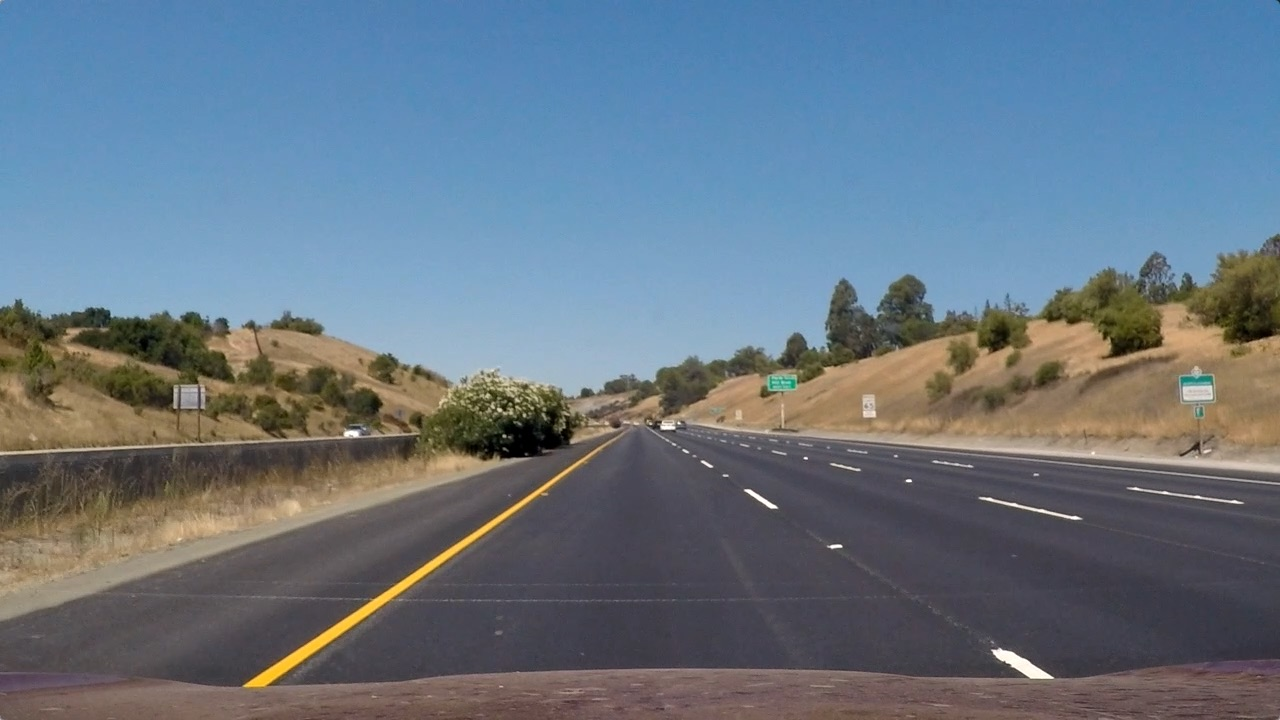
#> input picture Term1/CarND-Advanced-Lane-Lines/test_images/straight_lines1.jpg, 1280 x 720 px, found by its file name
$ jupyter execute --allow-errors P4_pipeline.ipynb   (shell and % lines are left out)   (older library calls are emulated)
#> lines starting #> are read from the running program, lines starting #| are printed output that depends on the picture; after the words box and inside, x2 and y2 are one past the last pixel; in counts of white or black regions, pixels touching at a corner belong together
## Project: **Advanced Lane Lines **
# P4

## Import Packages

[cell 1]
#importing some useful packages
import matplotlib.pyplot as plt
import matplotlib.image as mpimg
import numpy as np
import cv2
import glob

## Read in an Image

[cell 2]
#reading in an image
image = mpimg.imread('test_images/straight_lines1.jpg')
#> image is the input picture: shape (720, 1280, 3); mean R, G, B 103.2, 117.7, 131.2

#printing out some stats and plotting
print('This image is:', type(image), 'with dimensions:', image.shape)
#| This image is: <class 'numpy.ndarray'> with dimensions: (720, 1280, 3)
plt.imshow(image)  # if you wanted to show a single color channel image called 'gray', for example, call as plt.imshow(gray, cmap='gray')

[cell 3]
img_size = image.shape
print(image.shape)
#| (720, 1280, 3)
max_x = image.shape[1]
max_y = image.shape[0]

## Camera Calibration

Calibrate the camera with the given images

[cell 4]
# prepare object points
nx = 9 #number of inside corners in x
ny = 6 #number of inside corners in y

objpoints = []
imgpoints = []
objp = np.zeros((nx*ny,3), np.float32)
objp[:,:2] = np.mgrid[0:nx,0:ny].T.reshape(-1,2)

# Make a list of calibration images
images = glob.glob('camera_cal/calibration*.jpg')

for fname in images:
    img = cv2.imread(fname)
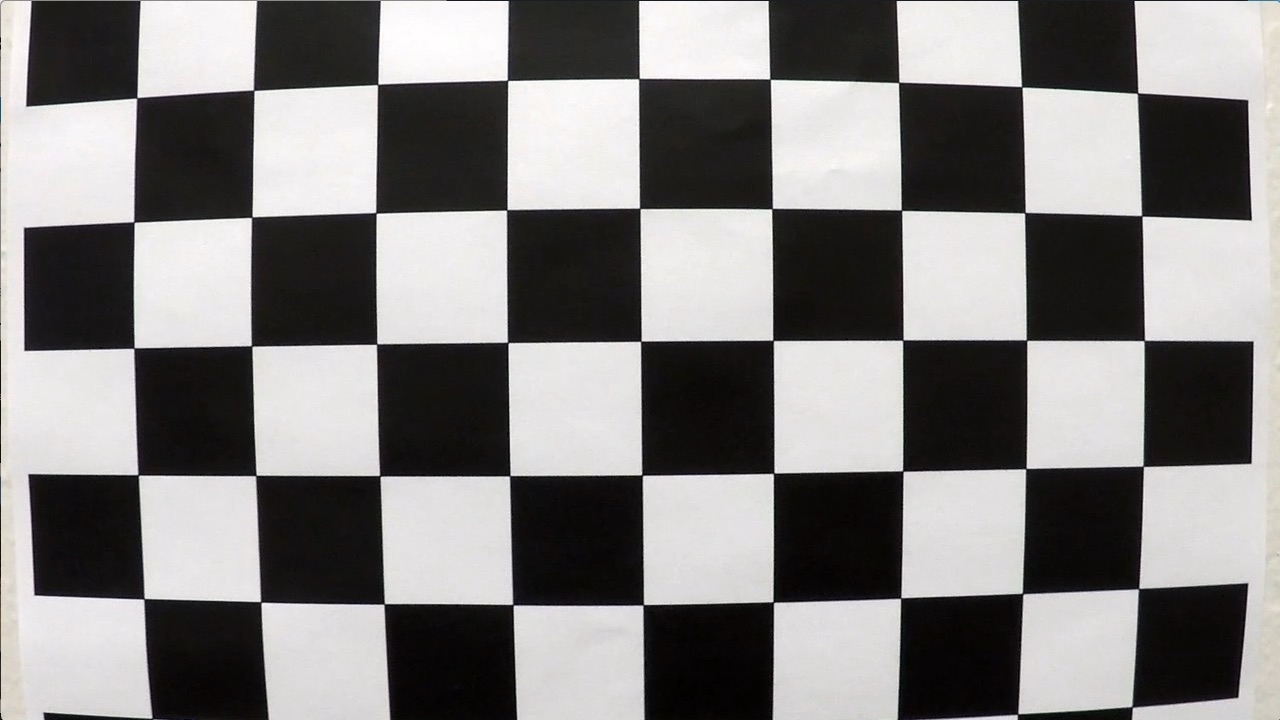
#> input picture Term1/CarND-Advanced-Lane-Lines/camera_cal/calibration1.jpg, 1280 x 720 px
#> img is the input picture: shape (720, 1280, 3); mean B, G, R 127.8, 128.4, 130.1
    # Convert to grayscale
    gray = cv2.cvtColor(img, cv2.COLOR_BGR2GRAY)

    # Find the chessboard corners
    ret, corners = cv2.findChessboardCorners(gray, (nx, ny), None)
#> ret = False; corners = None

    # If found, draw corners
    if ret == True:
        imgpoints.append(corners)
        objpoints.append(objp)
        # Draw and display the corners
        cv2.drawChessboardCorners(img, (nx, ny), corners, ret)
        #plt.imshow(img)

[cell 5]
ret, mtx, dist, rvecs, tvecs = cv2.calibrateCamera(objpoints, imgpoints, gray.shape[::-1], None, None)
#> ret = 0.644; mtx = [[1057.6, 0, 691.1], [0, 1058.6, 278], [0, 0, 1]]; dist = [[-0.322, 0.709, 0.013, 0.00946, -1.02]]; rvecs = ([0.424, -0.236, 0.0488], [-0.024, 0.4, -0.0295]); tvecs = ([-2.48, 1.1, 17.79], [-17.95, -0.401, 29.17])

## Tune the parameters

In this section, we will use one image of a straight road to get all the parameters related to the perspective changes and lane finding.

We will tune those parameters to try to achieve the best lane extraction.

[cell 6]
# Transform a RGB image into a HLS image
# [4 lines left out: function extract_s_channel_from_BGR, not called in this run]
def extract_s_channel_from_RGB(img):
    '''img must be a BGR image'''
    hls = cv2.cvtColor(img, cv2.COLOR_RGB2HLS)
    return hls[:,:,2]

[cell 7]
def abs_sobel_thresh(img, orient='x', sobel_kernel=3, thresh=(0, 255)):
    # Calculate directional gradient
    if len(img.shape) > 2:
        # it's an BGR image so convert it to gray
        gray_img = cv2.cvtColor(img, cv2.COLOR_BGR2GRAY)
    else:
        gray_img = img
    if orient == 'x':
        sobel = cv2.Sobel(gray_img, cv2.CV_64F, 1, 0)
    else:
        sobel = cv2.Sobel(gray_img, cv2.CV_64F, 0, 1)
    abs_sobel = np.absolute(sobel)
    scaled_sobel = np.uint8(255*abs_sobel/np.max(abs_sobel))
    grad_binary = np.zeros_like(scaled_sobel)
    grad_binary[(scaled_sobel >= thresh[0]) & (scaled_sobel <= thresh[1])] = 1
    return grad_binary

def mag_thresh(img, sobel_kernel=3, mag_thresh=(0, 255)):
    # Calculate gradient magnitude
    if len(img.shape) > 2:
        # it's an BGR image so convert it to gray
        gray_img = cv2.cvtColor(img, cv2.COLOR_BGR2GRAY)
    else:
        gray_img = img
    sobelx = cv2.Sobel(gray_img, cv2.CV_64F, 1, 0,ksize=sobel_kernel)
    sobely = cv2.Sobel(gray_img, cv2.CV_64F, 0, 1,ksize=sobel_kernel)
    sobel_mag = np.sqrt(np.power(sobelx,2)+np.power(sobely,2))
    scaled_sobel = np.uint8(255*sobel_mag/np.max(sobel_mag))
    mag_binary = np.zeros_like(scaled_sobel)
    mag_binary[(scaled_sobel >= mag_thresh[0]) & (scaled_sobel <= mag_thresh[1])] = 1
    return mag_binary

def dir_threshold(img, sobel_kernel=3, thresh=(0, np.pi/2)):
    # Calculate gradient direction
    if len(img.shape) > 2:
        # it's an BGR image so convert it to gray
        gray_img = cv2.cvtColor(img, cv2.COLOR_BGR2GRAY)
    else:
        gray_img = img
    abs_sobelx = np.absolute(cv2.Sobel(gray_img, cv2.CV_64F, 1, 0,ksize=sobel_kernel))
    abs_sobely = np.absolute(cv2.Sobel(gray_img, cv2.CV_64F, 0, 1,ksize=sobel_kernel))
    grad_direction = np.arctan2(abs_sobely, abs_sobelx)
    dir_binary = np.zeros_like(grad_direction)
    dir_binary[(grad_direction >= thresh[0]) & (grad_direction <= thresh[1])] = 1
    return dir_binary

[cell 8]
def apply_gradients (img, ksize=3):
    x_thresh = (40, 120)
    y_thresh = (50, 200)
    mag_thresh_=(60, 180)
    g_thresh = (0.7, 1.3)
    gradx_sChannel = abs_sobel_thresh(img, orient='x', sobel_kernel=ksize, thresh=x_thresh)
    grady_sChannel = abs_sobel_thresh(img, orient='y', sobel_kernel=ksize, thresh=y_thresh)
    mag_binary_sChannel = mag_thresh(img, sobel_kernel=ksize, mag_thresh=mag_thresh_)
    dir_binary_sChannel = dir_threshold(img, sobel_kernel=ksize, thresh=g_thresh)

    combined_sChannel = np.zeros_like(dir_binary_sChannel)
    combined_sChannel[((gradx_sChannel == 1) & (grady_sChannel == 1)) | ((mag_binary_sChannel == 1) & (dir_binary_sChannel == 1))] = 1

    return combined_sChannel

[cell 9]
# [23 lines left out: function region_of_interest, not called in this run]

[cell 10]
#reading in an image
image = mpimg.imread('test_images/straight_lines1.jpg')

# vertices of the polygon
th = 10 #pixels
edge_upper_left = [int(max_x/2)-th,int(max_y/2)+50]
edge_upper_right = [int(max_x/2)+th,int(max_y/2)+50]
edge_lower_left =[0,max_y]
edge_lower_right = [max_x,max_y]
vertices = np.array([edge_upper_left,edge_upper_right,edge_lower_right,edge_lower_left])

# check that they make sense
x_array = [int(max_x/2)-th,int(max_x/2)+th,0,max_x]
y_array = [int(max_y/2)+50, int(max_y/2)+50,max_y, max_y ]
implot = plt.imshow(image)
# put a red dot, size 40, at 2 locations:
plt.scatter(x=x_array, y=y_array, c='r', s=20)
plt.show()

## Perspective change --> Bird view

For this section, we need to use an image for which the camera calibration has been applied as it will be how the pipeline will work.

[cell 11]
#reading in an image
image = mpimg.imread('test_images/straight_lines2.jpg')
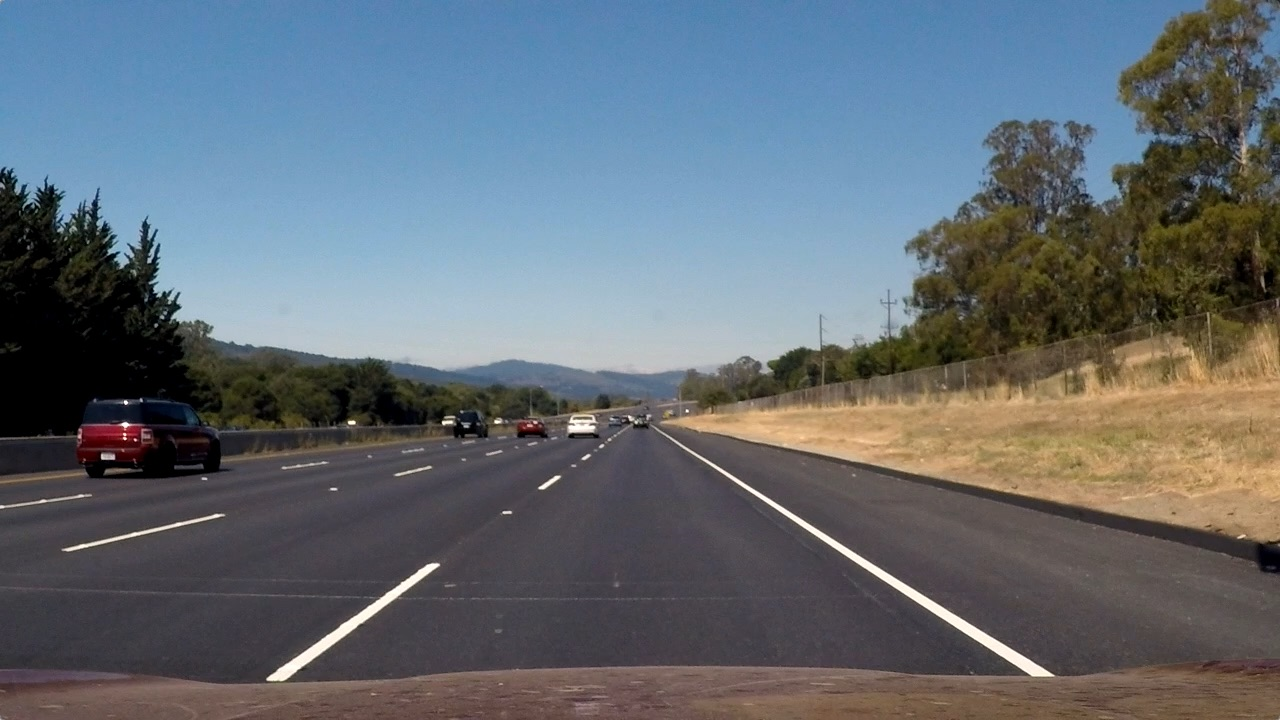
#> input picture Term1/CarND-Advanced-Lane-Lines/test_images/straight_lines2.jpg, 1280 x 720 px, found by its file name
#> image is the input picture: shape (720, 1280, 3); mean R, G, B 99.4, 107.7, 115.1

undistorted = cv2.undistort(image, mtx, dist, None, mtx)
# Plot the result
f, (ax1, ax2) = plt.subplots(1, 2, figsize=(24, 9))
f.tight_layout()
ax1.imshow(image)
ax1.set_title('Bare image', fontsize=50)
ax2.imshow(undistorted)
ax2.set_title('Rectified image applying \n camera calib.',fontsize=50)
plt.subplots_adjust(left=0., right=1, top=0.9, bottom=0.)

[cell 12]
# find the source and destination points
# source points

#longer distance
x_array = [564,max_x - 557,280,max_x-240]
y_array = [470, 470,max_y-50, max_y-50 ]
#shorter distance
#x_array = [515,max_x - 510,275,max_x-240]
#y_array = [500, 500,max_y-50, max_y-50 ]
#plot the source points to make sure they make sense
implot = plt.imshow(undistorted)
plt.scatter(x=x_array, y=y_array, c='r', s=20)
plt.show()

src = np.empty(shape = (4,2), dtype = np.float32)
for i, (x, y) in enumerate(zip(x_array, y_array)):
    pt = [x,y]
    src[i] = pt
print(src)
#| [[ 564.  470.]
#|  [ 723.  470.]
#|  [ 280.  670.]
#|  [1040.  670.]]

# destination points
dst = np.empty(shape = (4,2), dtype = np.float32)
x_array_dst = [350,950, 350, 950]
y_array_dst = [0, 0, 700, 700 ]
#plot the source points to make sure they make sense
implot = plt.imshow(undistorted)
plt.scatter(x=x_array_dst, y=y_array_dst, c='r', s=20)
plt.show()
for i, (x, y) in enumerate(zip(x_array_dst, y_array_dst)):
    pt = [x,y]
    dst[i] = pt
print(dst)

[cell 13]
img = undistorted
img_size = (img.shape[1], img.shape[0])

M = cv2.getPerspectiveTransform(src, dst)
M_inv = cv2.getPerspectiveTransform(dst, src)
warped = cv2.warpPerspective(undistorted, M, img_size, flags=cv2.INTER_LINEAR)
implot = plt.imshow(warped)
plt.scatter(x=x_array_dst, y=y_array_dst, c='r', s=20)
plt.show()
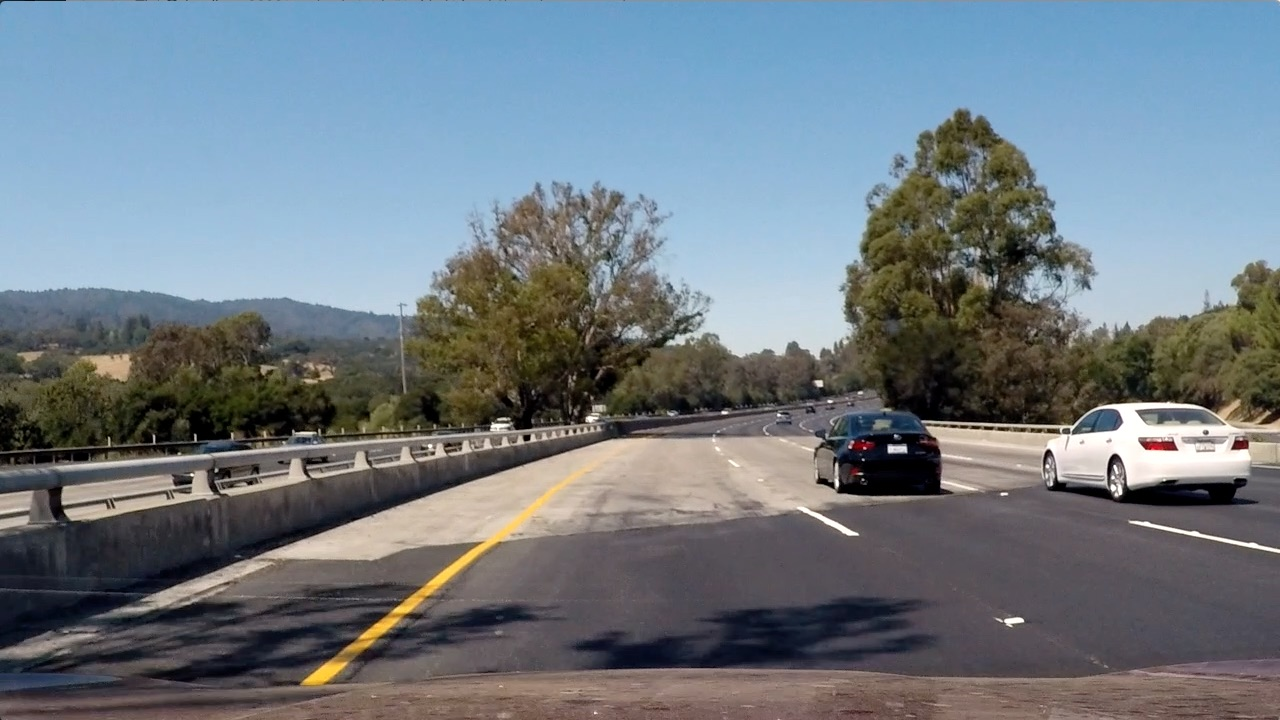
#> input picture Term1/CarND-Advanced-Lane-Lines/test_images/test4.jpg, 1280 x 720 px, found by its file name
#> further down, image_rot is the input picture: shape (720, 1280, 3); mean R, G, B 112.2, 122.7, 130.9

 ## Create the pipeline

 Now that we have computed the camera calibration and found the matrix needed to change the perspective of an image, we can call them in a function that processes the image in the following way:
 * Apply the camera calibration to the incoming image
 * Apply the gradient function to isolate the lanes
 * Truncate the image to the 'zone of interest'
 * Change the perspective to a bird view
 * Identify the lanes
 * Find a fit for the lanes

[cell 14]
def region_of_interest_binary(img, vertices):
    """
    Applies an image mask.

    Only keeps the region of the image defined by the polygon
    formed from `vertices`. The rest of the image is set to black.
    """
    #defining a blank mask to start with
    mask = np.zeros_like(img)

    ignore_mask_color = 255

    #filling pixels inside the polygon defined by "vertices" with the fill color
    cv2.fillPoly(mask, vertices, ignore_mask_color)

    #returning the image only where mask pixels are nonzero
    masked_image = cv2.bitwise_and(img, mask)
    return masked_image

[cell 15]
def transform_image(img, calib_matrix, dist_coeffs, brid_view_transform):
    img_size = (img.shape[1], img.shape[0])
    # apply camera calibration on the image
    undistorted_img = cv2.undistort(img, calib_matrix, dist_coeffs, None, calib_matrix)
    # extract_s_channel_from_BGR
    sChannel_img = extract_s_channel_from_RGB(undistorted_img)
    # apply all the gradients function
    grad_img = apply_gradients(sChannel_img, ksize=15)
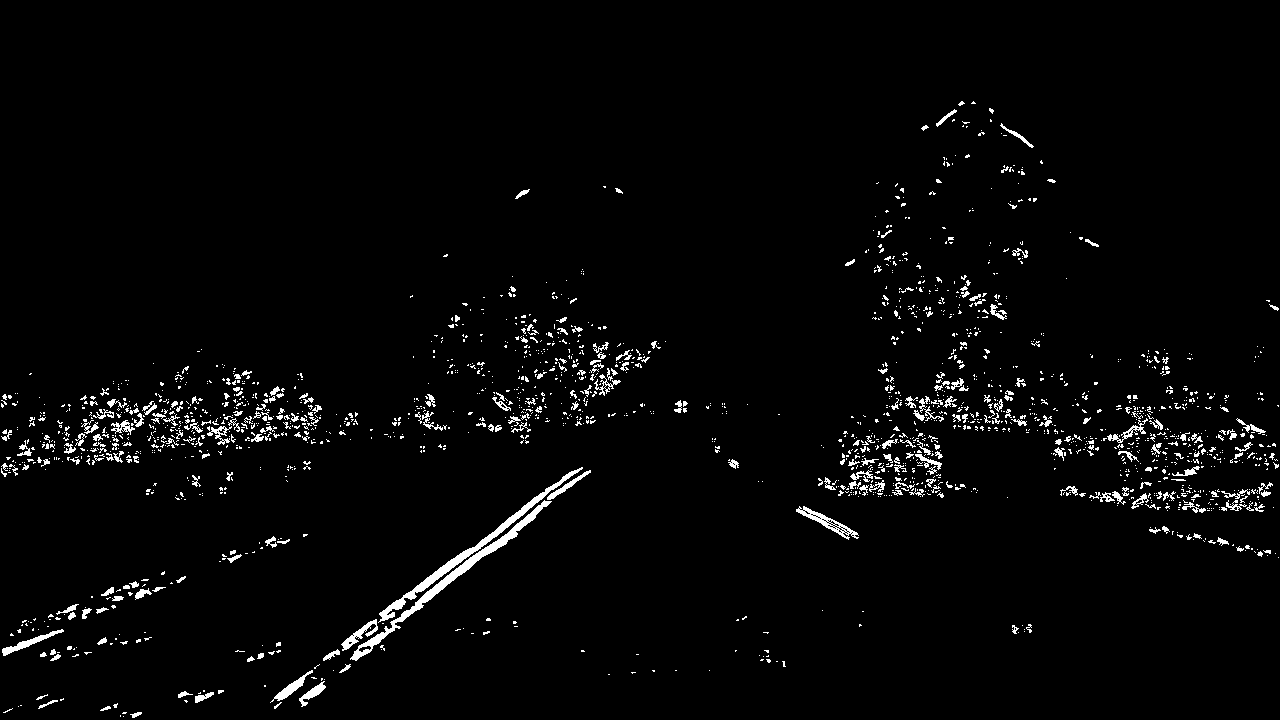
#> grad_img: shape (720, 1280) float64; values 0 (black) and 1 (white), 2.7% white; 1981 white regions (1699 under 20 px), largest, box (x1, y1, x2, y2) and area: (350, 500, 552, 661) 1796, (378, 467, 583, 623) 1602, (796, 506, 859, 540) 483
    grad_img[grad_img>0]=255
    # truncate image to region of interest
    truncated_image = region_of_interest_binary(grad_img, [vertices])
#> (the rest of the program and of its run is left out)
